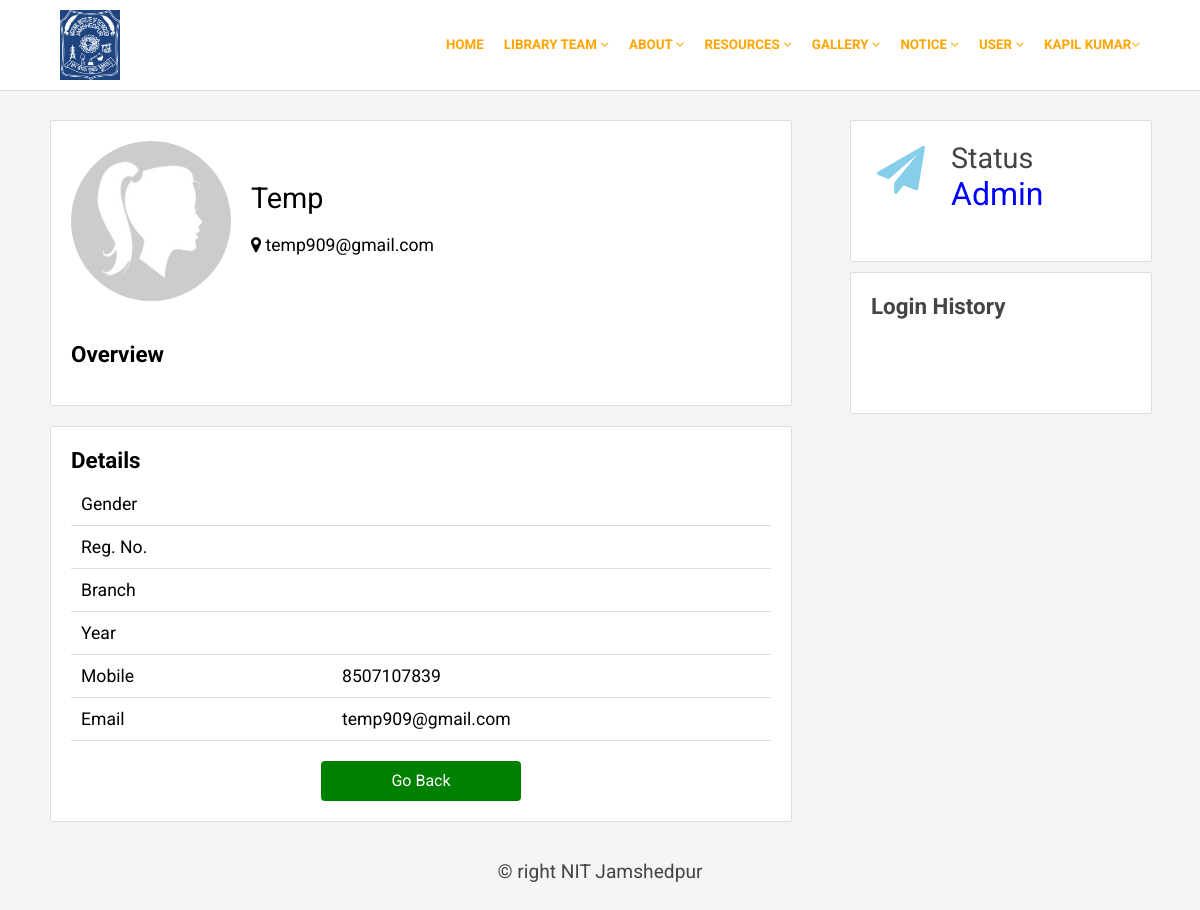
Screenshot of /userview.php?id=32 (signed in) with the database file from the repository.
### tables this page shows
CREATE TABLE `registration` (
  `UserId` int(255) NOT NULL,
  `Name` varchar(255) NOT NULL,
  `Email` varchar(255) NOT NULL,
  `MobileNo` varchar(10) NOT NULL,
  `Gender` varchar(10) NOT NULL,
  `Password` varchar(255) NOT NULL,
  `Confirmpassword` varchar(255) NOT NULL,
  `Type` varchar(255) NOT NULL,
  `Branch` varchar(255) NOT NULL,
  `Regno` varchar(20) DEFAULT NULL,
  `image` varchar(250) NOT NULL
);

### userview.php (the view, shortened to what this page needs)
<?php
$sesuser=$_SESSION['sesuser'];
include('comman/connect.php');
$data=mysqli_fetch_array($con->query("select * from registration where email='$sesuser'"));
$id=$_REQUEST['id'];
$row=mysqli_fetch_array($con->query("select * from registration where userid='$id'"));
if($row['Gender']=="M")
{
	if(!$row['image'])
		$upic="profile_mm.jpg";
	else
		$upic=$row['image'];
}
else
{
	if(!$row['image'])
		$upic="profile_f.jpg";
	else
		$upic=$row['image'];
}
?>
<!DOCTYPE html>
<html>
<head>
	<link rel="stylesheet" type="text/css" href="css/style1.css">
	<link rel="stylesheet" type="text/css" href="css/font-awesome.css">
	<link rel="stylesheet" href="https://cdnjs.cloudflare.com/ajax/libs/font-awesome/4.7.0/css/font-awesome.min.css">
</head>
<body>
<?php include('comman/menu.php');?>
<div class="main">
	<div class="profile">
		<div class="profilebox">
			<div class="pic">
				<img src="user/<?php echo $upic;?>">
			</div>
			<div class="name"><?php echo $row['Name'];?></div>
			<div class="address"><i class="fa fa-map-marker"></i> <?php echo $row['Email'];?></div>
		</div>
		<div class="overview">
			<span>Overview</span>
		</div>
	</div>
	<div class="container">
		<div class="box">
			<div class="one"><i class="fa fa-paper-plane"></i></div>
			<div class="three">Status</div>
			<div class="two"><?php echo $row['Type'];?></div>
		</div>
		<div class="box">
			<span>Login History</span>
		</div>
	</div>
	<div class="profile" style="margin-top: 20px;">
		<span>Details</span>
		<table class="table">
			<tr>
				<td width="250">Gender</td>
				<td><?php echo $row['Gender'];?></td>
			</tr>
			<tr>
				<td>Reg. No.</td>
				<td><?php echo $row['Regno'];?></td>
			</tr>
			<tr>
				<td>Branch</td>
				<td><?php echo $row['Branch'];?></td>
			</tr>
			<tr>
				<td>Year</td>
				<td><?php echo substr($row['Regno'],0,4)?></td>
			</tr>
			<tr>
				<td>Mobile</td>
				<td><?php echo $row['MobileNo'];?></td>
			</tr>
			<tr>
				<td>Email</td>
				<td><?php echo $row['Email'];?></td>
			</tr>
		</table>
		<a href="showusers.php" class="back">Go Back</a>
	</div>
</div>
<?php include('comman/footer.php');?>
</body>
</html>

### comman/menu.php (shortened to what this page needs)
<div class="top">
	<div class="topmain">
		<div class="logo">
			<img src="image/logo.png" height="70" width="60" style="background-color: #1f4580; margin: 10px;">
		</div>
		<div class="menu" style="font-size:0.837rem;font-weight:bold;">
			<ul>
				<li><a href=""><?php echo $data['Name'];?><i class="fa fa-angle-down"></i></a>
				</li>
				<li><a href="">User <i class="fa fa-angle-down"></i></a>
				</li>
				<li><a href="">Notice <i class="fa fa-angle-down"></i></a>
				</li>
				<li><a href="">Gallery <i class="fa fa-angle-down"></i></a>
				</li>
				<li><a href="">Resources <i class="fa fa-angle-down"></i></a>
				</li>
				<li><a href="#">About <i class="fa fa-angle-down"></i></a>
				</li>
				<li><a href="">Library Team <i class="fa fa-angle-down"></i></a>
				</li>
				<li><a href="home.php">Home</a></li>
			</ul>
		</div>
	</div>
</div>

### css/style1.css (style rules this page uses)
body { margin: 0px; padding: 0px; background: #f5f5f5; font-family: 'Roboto', sans-serif; }
.top { width: 100%; height: 90px; background: #FFF; border-bottom: 1px solid #ddd; position: fixed; z-index: 10000; }
.topmain { width: 1100px; height: 100%; margin: auto; }
.logo { width: 200px; height: 100%; float: left; }
.menu { width: 850px; height: 50px; float: right; margin-top: 25px; }
.menu ul { list-style: none; margin: 0px; padding: 0px; }
.menu li { float:right; }
.menu li a { padding: 0px 10px 0px 10px; height: 40px; line-height: 40px; display: block; color: orange; text-decoration: none; text-transform: uppercase; font-size: 1em; }
.main { width: 1100px; min-height: 100px; border-radius: 2px; margin: auto; top: 120px; position: relative; }
.profile { width: 700px; min-height: 200px; background: #FFF; float: left; padding: 20px; border-radius: 2px; border: 1px solid #ddd; }
.table { width: 100%; font-size: 1.1em; border-bottom: 1px solid #ddd; border-collapse: collapse; }
.table td { border-bottom: 1px solid #ddd; border-collapse: collapse; padding-left: 10px; height: 40px; }
.profilebox { width: 100%; height: 200px; }
.pic { width: 160px; height: 160px; border-radius: 100%; float: left; }
.pic img { width: 160px; height: 160px; border-radius: 100%; }
.name { width: 500px; font-size: 1.8em; padding: 20px 0px 20px 20px; margin-top: 20px; float: left; text-transform: capitalize; }
.address { width: 500px; font-size: 1.1em; padding: 0px 0px 0px 20px; float: left; }
span { font-size: 1.4em; font-weight:bold; margin-bottom: 10px; display: block; }
.container { width: 300px; min-height: 400px; float: right; }
.box { width: 260px; min-height: 100px; background: #FFF; padding: 20px; border-radius: 2px; margin-bottom: 10px; color: #444; border: 1px solid #ddd; }
.one { width: 60px; height: 70px; text-align: center; line-height: 60px; color: skyblue; font-size: 3em; float: left; }
.two { width: 160px; float: left; font-size: 2em; padding-left: 20px; color: blue; }
.three { width: 160px; padding-left: 20px; float: left; font-size: 1.8em; }

### userview.php (style rules this page uses)
.back { width: 200px; height: 40px; display: block; background: green; color: #FFF; text-decoration: none; line-height: 40px; text-align:center; border-radius: 4px; margin: auto; margin-top: 20px; }

### rows the page displays
registration: Name "KAPIL KUMAR"
registration: Name "Temp", Email "temp909@gmail.com", Type "Admin", MobileNo "8507107839"
